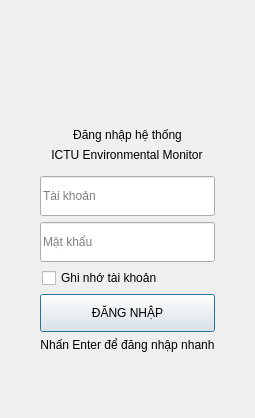
<?xml version="1.0" encoding="UTF-8"?>
<ui version="4.0">
 <class>LoginPage</class>
 <widget class="QWidget" name="LoginPage">
  <layout class="QGridLayout" name="pageLayout">
   <property name="leftMargin"><number>20</number></property>
   <property name="topMargin"><number>12</number></property>
   <property name="rightMargin"><number>20</number></property>
   <property name="bottomMargin"><number>12</number></property>
   <property name="horizontalSpacing"><number>0</number></property>
   <property name="verticalSpacing"><number>0</number></property>
   <item row="0" column="0">
    <spacer name="topSpacer"><property name="orientation"><enum>Qt::Vertical</enum></property><property name="sizeHint" stdset="0"><size><width>20</width><height>40</height></size></property></spacer>
   </item>
   <item row="1" column="0" alignment="Qt::AlignCenter">
    <widget class="QFrame" name="loginCard">
     <property name="minimumSize"><size><width>0</width><height>0</height></size></property>
     <property name="maximumSize"><size><width>320</width><height>16777215</height></size></property>
     <layout class="QVBoxLayout" name="loginFormLayout">
      <property name="leftMargin"><number>20</number></property>
      <property name="topMargin"><number>14</number></property>
      <property name="rightMargin"><number>20</number></property>
      <property name="bottomMargin"><number>14</number></property>
      <property name="spacing"><number>6</number></property>
      <item alignment="Qt::AlignHCenter">
       <widget class="QLabel" name="logoLabel">
        <property name="minimumSize"><size><width>56</width><height>56</height></size></property>
        <property name="maximumSize"><size><width>56</width><height>56</height></size></property>
        <property name="pixmap"><pixmap resource="../../resources/resources.qrc">:/images/logo_ictu.png</pixmap></property>
        <property name="scaledContents"><bool>true</bool></property>
        <property name="alignment"><set>Qt::AlignCenter</set></property>
       </widget>
      </item>
      <item alignment="Qt::AlignHCenter">
       <widget class="QLabel" name="welcomeLabel">
        <property name="text"><string>Đăng nhập hệ thống</string></property>
        <property name="alignment"><set>Qt::AlignCenter</set></property>
       </widget>
      </item>
      <item alignment="Qt::AlignHCenter">
       <widget class="QLabel" name="subtitleLabel">
        <property name="text"><string>ICTU Environmental Monitor</string></property>
        <property name="alignment"><set>Qt::AlignCenter</set></property>
       </widget>
      </item>
      <item>
       <spacer name="formGap"><property name="orientation"><enum>Qt::Vertical</enum></property><property name="sizeHint" stdset="0"><size><width>20</width><height>8</height></size></property></spacer>
      </item>
      <item>
       <widget class="QLineEdit" name="usernameEdit">
        <property name="minimumSize"><size><width>0</width><height>40</height></size></property>
        <property name="placeholderText"><string>Tài khoản</string></property>
        <property name="clearButtonEnabled"><bool>true</bool></property>
       </widget>
      </item>
      <item>
       <widget class="QLineEdit" name="passwordEdit">
        <property name="minimumSize"><size><width>0</width><height>40</height></size></property>
        <property name="placeholderText"><string>Mật khẩu</string></property>
        <property name="echoMode"><enum>QLineEdit::Password</enum></property>
       </widget>
      </item>
      <item>
       <layout class="QHBoxLayout" name="optionsLayout">
        <property name="leftMargin"><number>2</number></property>
        <property name="rightMargin"><number>2</number></property>
        <item>
         <widget class="QCheckBox" name="rememberAccountCheckBox">
          <property name="cursor"><cursorShape>PointingHandCursor</cursorShape></property>
          <property name="text"><string>Ghi nhớ tài khoản</string></property>
         </widget>
        </item>
        <item>
         <spacer name="optionSpacer"><property name="orientation"><enum>Qt::Horizontal</enum></property><property name="sizeHint" stdset="0"><size><width>40</width><height>20</height></size></property></spacer>
        </item>
       </layout>
      </item>
      <item>
       <widget class="QPushButton" name="loginButton">
        <property name="minimumSize"><size><width>0</width><height>38</height></size></property>
        <property name="cursor"><cursorShape>PointingHandCursor</cursorShape></property>
        <property name="text"><string>ĐĂNG NHẬP</string></property>
        <property name="default"><bool>true</bool></property>
       </widget>
      </item>
      <item alignment="Qt::AlignHCenter">
       <widget class="QLabel" name="footerHintLabel">
        <property name="text"><string>Nhấn Enter để đăng nhập nhanh</string></property>
        <property name="alignment"><set>Qt::AlignCenter</set></property>
       </widget>
      </item>
     </layout>
    </widget>
   </item>
   <item row="2" column="0">
    <spacer name="bottomSpacer"><property name="orientation"><enum>Qt::Vertical</enum></property><property name="sizeHint" stdset="0"><size><width>20</width><height>40</height></size></property></spacer>
   </item>
  </layout>
 </widget>
 <resources><include location="../../resources/resources.qrc"/></resources>
 <connections/>
</ui>
